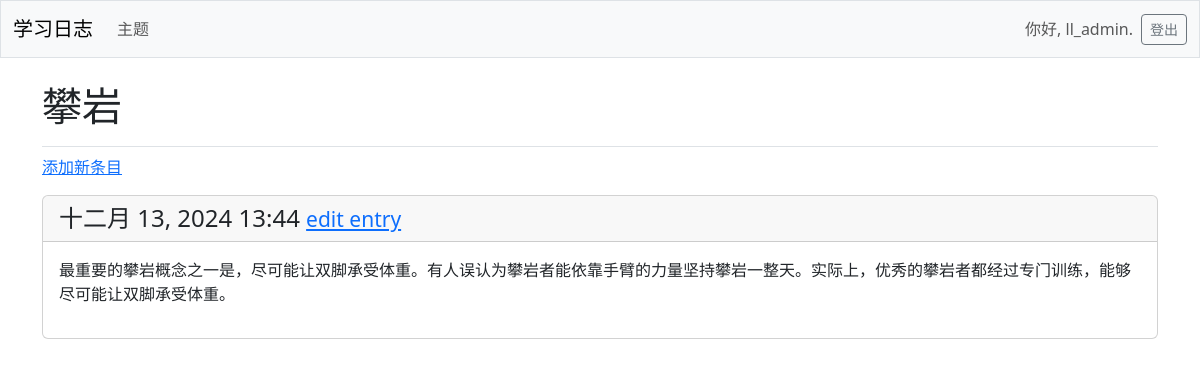
The page /topics/2/ (signed in) on the database its author committed.
### learning_logs/models.py (models this page shows, shortened)
class Topic(models.Model):
    text = models.CharField(max_length=200)
    date_added = models.DateTimeField(auto_now_add=True)
    owner = models.ForeignKey(User, on_delete=models.CASCADE)

class Entry(models.Model):
    topic = models.ForeignKey(Topic, on_delete=models.CASCADE)
    text = models.TextField()
    date_added = models.DateTimeField(auto_now_add=True)
    class Meta:
        verbose_name_plural = 'entries'

### learning_logs/views.py (the view)
# urls.py: path('topics/<int:topic_id>/', views.topic, name='topic'),
@login_required
def topic(request, topic_id):
    topic = Topic.objects.get(id=topic_id)
    if topic.owner != request.user:
        raise Http404
    entries = topic.entry_set.order_by('-date_added')
    context = {'topic': topic, 'entries': entries}
    return render(request, 'learning_logs/topic.html', context)

### learning_logs/templates/learning_logs/topic.html
{% extends 'learning_logs/base.html' %}
{% block page_header %}
  <h1>{{ topic.text }}</h1>
{% endblock page_header %}
{% block content %}
  <p>
    <a href="{% url 'learning_logs:new_entry' topic.id %}">添加新条目</a>
  </p>
  {% for entry in entries %}
    <div class="card mb-3">
      <h4 class="card-header">
        {{ entry.date_added|date:'M d, Y H:i' }}
        <small><a href="{% url 'learning_logs:edit_entry' entry.id %}">
          edit entry</a></small>
      </h4>
      <div class="card-body">{{ entry.text|linebreaks }}</div>
    </div>
  {% empty %}
    <p>该主题还没有任何条目。</p>
  {% endfor %}
{% endblock content %}

### learning_logs/templates/learning_logs/base.html (shortened to what this page needs)
<!doctype html>
<html lang="zh-CN">
<head>
    {% load django_bootstrap5 %}
    {% bootstrap_css %}
</head>
<body>
    <nav class="navbar navbar-expand-md navbar-light bg-light mb-4 border">
        <div class="container-fluid">
            <a class="navbar-brand" href="{% url 'learning_logs:index' %}">
                学习日志</a>
            <div class="collapse navbar-collapse" id="navbarCollapse">
                <ul class="navbar-nav me-auto mb-2 mb-md-0">
                    <li class="nav-item">
                        <a class="nav-link" href="{% url 'learning_logs:topics' %}">
                            主题</a></li>
                </ul>
                <ul class="navbar-nav ms-auto mb-2 mb-md-0">
                    {% if user.is_authenticated %}
                        <li class="nav-item">
                            <span class="navbar-text me-2">你好, {{ user.username }}.
                            </span></li>
                    {% endif %}
                </ul>
                {% if user.is_authenticated %}
                    <form action="{% url 'accounts:logout' %}" method='post'>
                        <button name='submit' class='btn btn-outline-secondary btn-sm'>
                            登出</button>
                    </form>
                {% endif %}
            </div>
        </div>
    </nav>
    <main class="container">
        <div class="pb-2 mb-2 border-bottom">
            {% block page_header %}{% endblock page_header %}
        </div>
        <div>
            {% block content %}{% endblock content %}
        </div>
    </main>
</body>
</html>

### rows shown on the page
Topic: text "攀岩"
Entry: date_added "十二月 13, 2024 13:44", text "最重要的攀岩概念之一是，尽可能让双脚承受体重。有人误认为攀岩者能依靠手臂的力量坚持攀岩一整天。实际上，优秀的攀岩者都经过专门训练，能够尽可能让双脚承受体重。"

### other values the page prints
{{ user.username }} "ll_admin"
